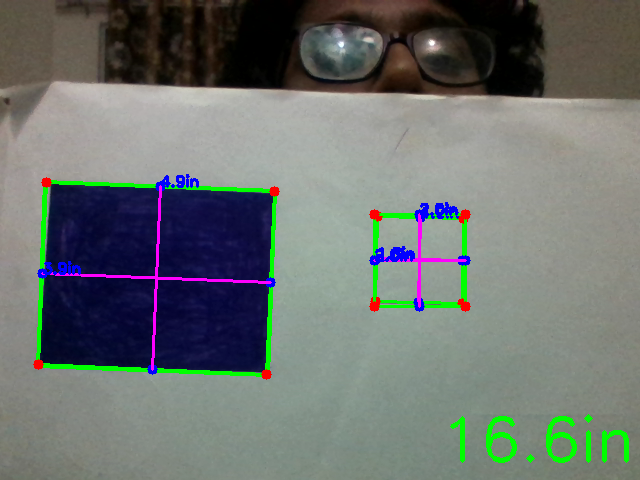
#> input picture ippy/shapedim.png, 640 x 480 px, given in place of the camera
$ python shape_detailerUse.py
#> lines starting #> are read from the running program, lines starting #| are printed output that depends on the picture; after the words box and inside, x2 and y2 are one past the last pixel; in counts of white or black regions, pixels touching at a corner belong together
### ippy/shape_detailer/shape_detailer.py
import cv2
import math

class shape_detailer():

    def __init__(self):

        self.color = ('b', 'g', 'r')

        self.shape_detected = 0 #( 1 for triangle, 2 for square, 3 for circle, 4 for polygon, 5 for quad)


    def computeShape(self, main_image, approx, center_x, center_y):

        if len(approx) == 3:

            self.shape_detected = 1
            cv2.putText(main_image, 'Triangle', (center_x,center_y), cv2.FONT_HERSHEY_SIMPLEX, 0.5, (0,255,0), 1, cv2.LINE_AA)

        elif len(approx) == 4:
            dst1 = int(math.sqrt(math.pow(approx[0][0][0]-approx[1][0][0],2) + math.pow(approx[0][0][1]-approx[1][0][1],2)))
            dst2 = int(math.sqrt(math.pow(approx[0][0][0]-approx[3][0][0],2) + math.pow(approx[0][0][1]-approx[3][0][1],2)))

            if int(math.sqrt(math.pow(dst2 - dst1,2))) <=15:
                cv2.putText(main_image, 'Square', (center_x,center_y), cv2.FONT_HERSHEY_SIMPLEX, 0.5, (0,255,0), 1, cv2.LINE_AA)
                self.shape_detected = 2
            else:
                cv2.putText(main_image, 'Quad', (center_x,center_y), cv2.FONT_HERSHEY_SIMPLEX, 0.5, (0,255,0), 1, cv2.LINE_AA)
                self.shape_detected = 5

        elif len(approx) > 4:
            radius = []
            for i in range(0, len(approx)):
                radius.append(int(math.sqrt(math.pow(center_x-approx[i][0][0],2)+math.pow(center_y-approx[i][0][1],2))))

            min_rad = radius[0]
            for i in radius:
                if i<min_rad:
                    min_rad=i

            flag2 = 0
            for i in radius:
                if i-min_rad>=50:
                    flag2=1
                    break

            if flag2 == 0:
                cv2.putText(main_image, 'Circle', (center_x,center_y), cv2.FONT_HERSHEY_SIMPLEX, 0.5, (0,255,0), 1, cv2.LINE_AA)
                self.shape_detected = 3
            else:
                cv2.putText(main_image, 'Polygon', (center_x,center_y), cv2.FONT_HERSHEY_SIMPLEX, 0.5, (0,255,0), 1, cv2.LINE_AA)
                self.shape_detected = 4

        return main_image


    def colorDetect(self, main_image, contour_img, center_x, center_y):

        for i,col in enumerate(self.color):
            hist = cv2.calcHist([contour_img],[i],None,[3],[0,256])

        if hist[0]>hist[1] and hist[0]>hist[2]:
            cv2.putText(main_image, 'Blue', (center_x, center_y-10), cv2.FONT_HERSHEY_SIMPLEX, 0.25, (0,0,0), 1, cv2.LINE_AA)

        elif hist[1]>hist[0] and hist[1]>hist[2]:
            cv2.putText(main_image, 'Green', (center_x, center_y - 10), cv2.FONT_HERSHEY_SIMPLEX, 0.25, (0, 0, 0), 1, cv2.LINE_AA)

        elif hist[2]>hist[0] and hist[2]>hist[1]:
            cv2.putText(main_image, 'Red', (center_x, center_y - 10), cv2.FONT_HERSHEY_SIMPLEX, 0.25, (0, 0, 0), 1, cv2.LINE_AA)

        return main_image


### ippy/shape_detailer/shape_detailerUse.py
import cv2
import imutils
import numpy as np
from shape_detailer import shape_detailer as sd
import serial


cam = cv2.VideoCapture(1)

kernel = np.ones((5,5),dtype = np.uint8)
kernel2 = np.ones((5,5),dtype = np.float32)/25

while(True):

    ret, frame = cam.read()
#> frame is the input picture: shape (480, 640, 3); mean B, G, R 110.8, 114.2, 108

    filtered_img = cv2.filter2D(frame,-1,kernel2)
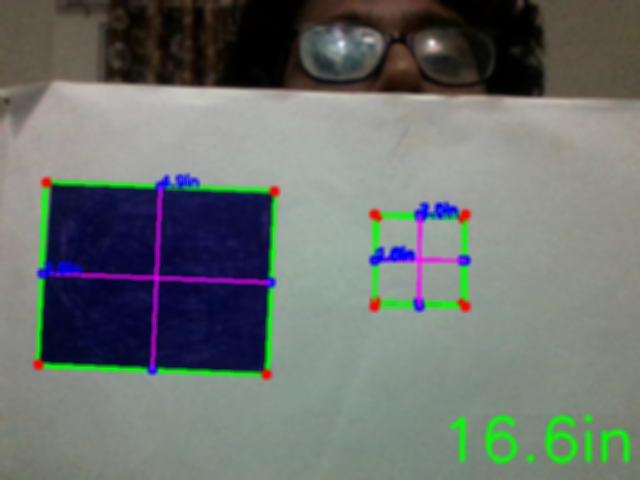
#> filtered_img: shape (480, 640, 3); mean B, G, R 110.8, 114.2, 108

    gray = cv2.cvtColor(filtered_img, cv2.COLOR_BGR2GRAY)
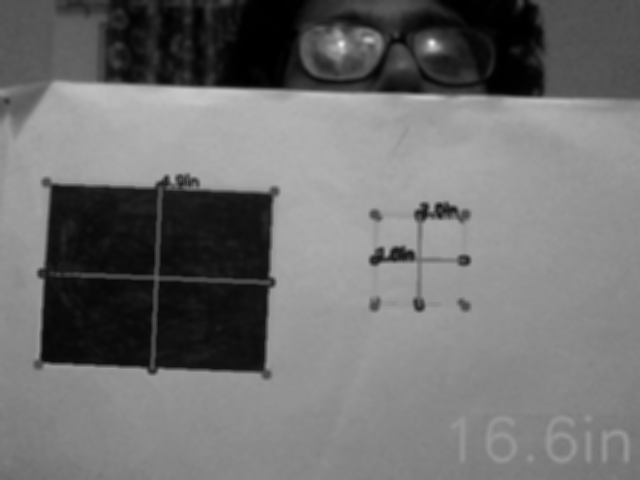
#> gray: shape (480, 640); min 0, max 236, mean 112
    ret, thresh = cv2.threshold(gray, 140, 255, cv2.THRESH_BINARY)
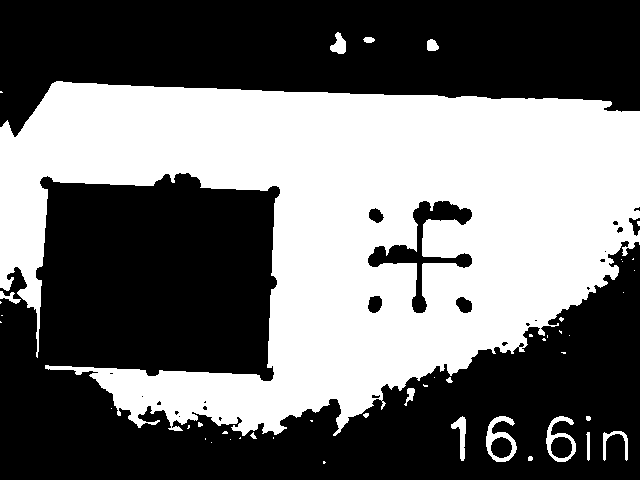
#> thresh: shape (480, 640); 43.4% white; 46 white regions (30 under 20 px), largest, box (x1, y1, x2, y2) and area: (0, 81, 640, 436) 130771, (486, 416, 517, 462) 574, (546, 416, 576, 462) 486
    thresh = cv2.erode(thresh,kernel,iterations = 2)
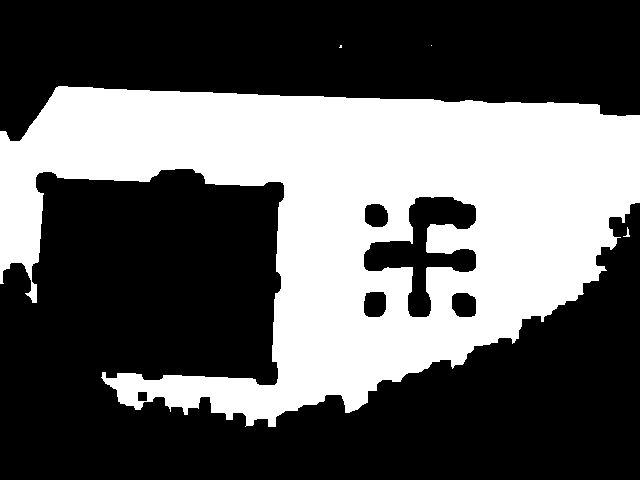
#> thresh: shape (480, 640); 36.9% white; 4 white regions (2 under 20 px)
    # thresh = cv2.Canny(gray, 100, 180)

    contours = cv2.findContours(thresh, cv2.RETR_EXTERNAL, cv2.CHAIN_APPROX_SIMPLE)
#> contours = 4 contours, 3 with area under 20; largest, box (x1, y1, x2, y2) and area: (0, 86, 640, 427) 118776

    centers = imutils.grab_contours(contours)
#> centers has the same summary as contours
    detector = sd()
    for c in centers:
        M=cv2.moments(c)

        if M['m00'] != 0.0:
            x = int(M['m10']/M['m00'])
            y = int(M['m01']/M['m00'])
            cv2.drawContours(frame, [c], -1, (0,255,0), 2)
            peri = cv2.arcLength(c, True)
            approx = cv2.approxPolyDP(c, 0.05*peri, True)

            min_x = c[0][0][0]
            min_y = c[0][0][1]

            for i in range(0,len(c)):
                if c[i][0][0]<min_x:
                    min_x = c[i][0][0]

                if c[i][0][1]<min_y:
                    min_y = c[i][0][1]

            max_x = c[0][0][0]
            max_y = c[0][0][1]

            for i in range(0,len(c)):
                if c[i][0][0]>max_x:
                    max_x = c[i][0][0]

                if c[i][0][1]>max_y:
                    max_y = c[i][0][1]

            contour_frame = frame[min_y:max_y,min_x:max_x]

            frame = detector.computeShape(frame, approx, x, y)


            frame = detector.colorDetect(frame, contour_frame, x, y)
#> this loop made 4 passes
#> (x, y, peri) on pass 1: (627, 233, 27.66)
#> (x, y, peri) on passes 2, 4: (356, 219, 2829.6), (340, 46, 7.41)
#> pass 2, `contour_frame = frame[min_y:max_y,min_x:max_x]`:
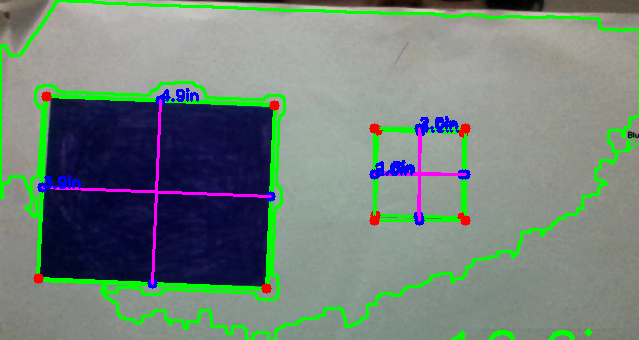
#> contour_frame: shape (340, 639, 3); mean B, G, R 122.2, 130.9, 114.3
#> pass 2, `frame = detector.computeShape(frame, approx, x, y)`:
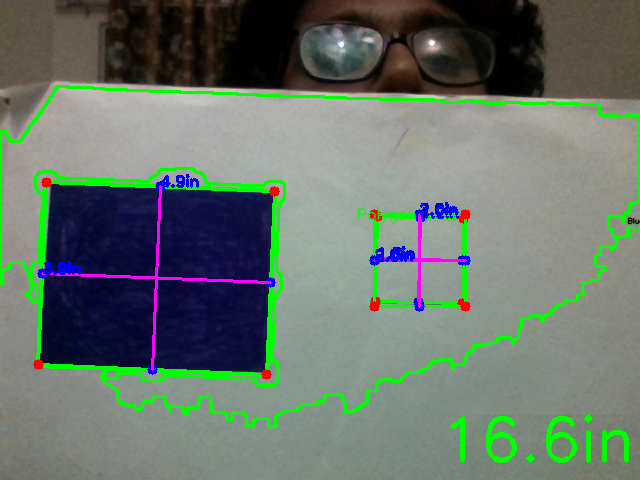
#> frame: shape (480, 640, 3); mean B, G, R 106.7, 117, 103.7
#> after the loop:
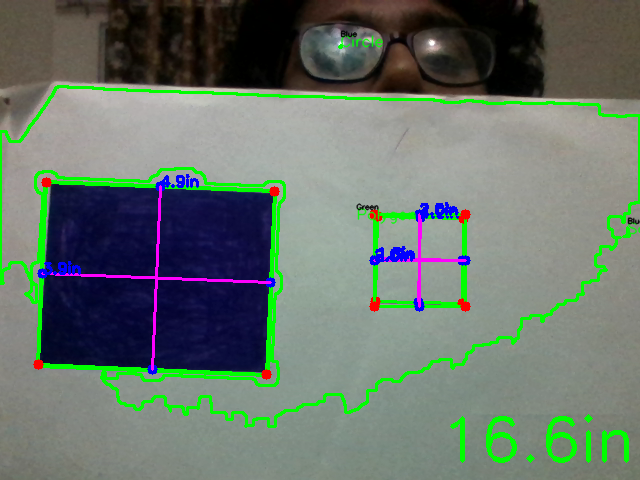
#> frame: shape (480, 640, 3); 0.18% of pixels changed, all inside (x1, y1, x2, y2) = (338, 30, 384, 211)

    if cv2.waitKey(1)&0xFF == ord('c'):
#> (key Esc is pressed here)
        b = 0
        g = 0
        r = 0
        t = 0
        frame = cv2.resize(frame, (340,480))
        for x in range(0,340,1):
            for y in range(0,480,1):
                color = frame[y,x]
                b = b + color[0]
                g = g + color[1]
                r = r + color[2]
        t = b+g+r
        if t != 0:
            b = (b/t)*100
            g = (g/t)*100
            r = (r/t)*100
            print("b = ", b)
            print("g = ", g)
            print("r = ", r)

    cv2.imshow('frame', frame)
    k = cv2.waitKey(1) & 0xFF
#> (key Esc is pressed here)
    if k==27:
        break

cam.release()
cv2.destroyAllWindows()
